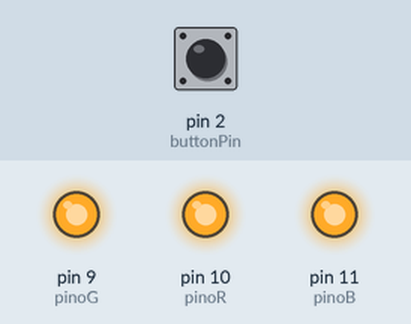
A sketch run on a simulated Arduino Uno, built with avr-gcc and run on an emulated ATmega328P. On the bench: output pins drawn as LEDs (lit = HIGH). Inputs (shaded band) come from the test bench; at power-on: pin 2 (buttonPin) LOW.

Above: at 1.2 s.
1.3 s: pin 2 (buttonPin) pulled HIGH for 0.15 s
At 1.37 s:
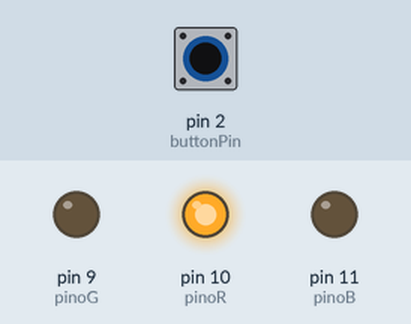
2.9 s: pin 2 (buttonPin) pulled HIGH for 3.2 s
At 6.9 s:
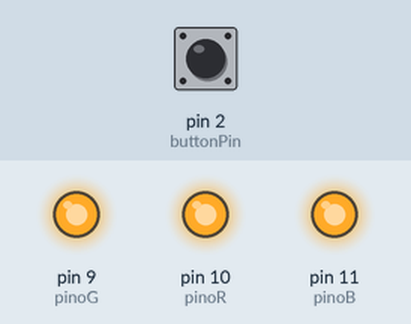
Timing chart, 0 to 8.4 s (numbered marks = the images above; inputs shaded):
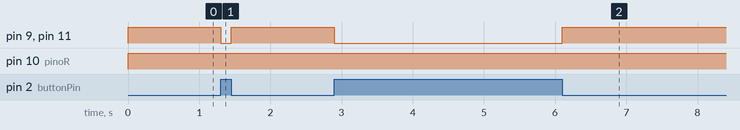

The sketch:

button.ino
```cpp
// definir o número dos pinos
const int buttonPin = 2; // o número do pino do botão
const int pinoB =  11;// pino usado pelo terminal B(BLUE)
const int pinoG =  9;// pino usado pelo terminal G(VERDE )
const int pinoR =  10;// pino usado pelo terminal R(RED)
// mudança de variável:
int buttonState = 0; // variável para ler o status do botão
void setup() {
// indicando o pino do botão de pressão como uma entrada:
pinMode(buttonPin, INPUT);
}
void setColor(int vermelho, int verde, int azul){
analogWrite(pinoR, vermelho); // define o brilo do led de acordo com o velor de 'vermelho'
analogWrite(pinoG, verde); // define o brilo do led de acordo com o velor de 'verde'
analogWrite(pinoB, azul); // define o brilo do led de acordo com o velor de 'azul'
}

void loop(){
// ler o estado do valor do botão:
buttonState = digitalRead(buttonPin);
// verificar se o botão está pressionado.
// se sim, o estado do botão é alto:
if (buttonState == HIGH) {
// acende o led:
setColor(255, 0, 0);
}
else {
// se não, led apagado:
setColor(255, 255, 255);
}
}
```

Measured:
- after the input at 1.3 s, pin 9 (pinoG), pin 11 (pinoB): HIGH → LOW at once, → HIGH 0.15 s later
- after the input at 2.9 s, pin 9 (pinoG), pin 11 (pinoB): HIGH → LOW at once, → HIGH 3.2 s later
